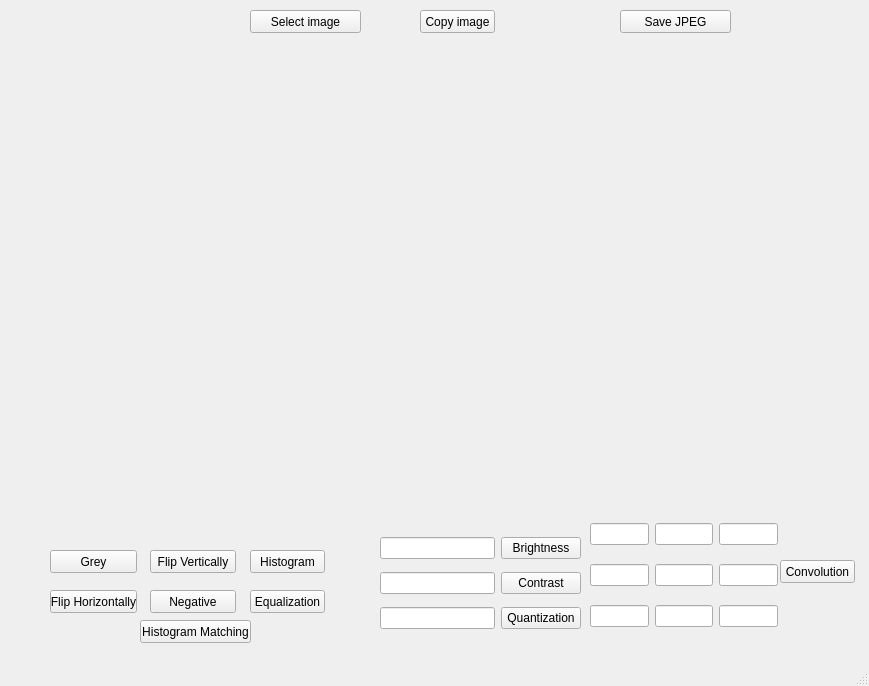
<?xml version="1.0" encoding="UTF-8"?>
<ui version="4.0">
 <class>MainWindow</class>
 <widget class="QMainWindow" name="MainWindow">
  <property name="geometry">
   <rect>
    <x>0</x>
    <y>0</y>
    <width>869</width>
    <height>686</height>
   </rect>
  </property>
  <property name="windowTitle">
   <string>Photochope</string>
  </property>
  <property name="windowIcon">
   <iconset theme="icon">
    <normaloff>.</normaloff>.</iconset>
  </property>
  <property name="toolTip">
   <string/>
  </property>
  <widget class="QWidget" name="centralwidget">
   <widget class="QLabel" name="label">
    <property name="geometry">
     <rect>
      <x>60</x>
      <y>50</y>
      <width>391</width>
      <height>10</height>
     </rect>
    </property>
    <property name="maximumSize">
     <size>
      <width>16777215</width>
      <height>16777215</height>
     </size>
    </property>
    <property name="text">
     <string/>
    </property>
    <property name="scaledContents">
     <bool>true</bool>
    </property>
   </widget>
   <widget class="QPushButton" name="pushButton">
    <property name="geometry">
     <rect>
      <x>250</x>
      <y>10</y>
      <width>111</width>
      <height>23</height>
     </rect>
    </property>
    <property name="text">
     <string>Select image</string>
    </property>
   </widget>
   <widget class="QLabel" name="label_2">
    <property name="geometry">
     <rect>
      <x>490</x>
      <y>50</y>
      <width>371</width>
      <height>10</height>
     </rect>
    </property>
    <property name="maximumSize">
     <size>
      <width>16777215</width>
      <height>16777215</height>
     </size>
    </property>
    <property name="text">
     <string/>
    </property>
    <property name="scaledContents">
     <bool>true</bool>
    </property>
   </widget>
   <widget class="QPushButton" name="pushButton_6">
    <property name="geometry">
     <rect>
      <x>620</x>
      <y>10</y>
      <width>111</width>
      <height>23</height>
     </rect>
    </property>
    <property name="text">
     <string>Save JPEG</string>
    </property>
   </widget>
   <widget class="QWidget" name="gridLayoutWidget_2">
    <property name="geometry">
     <rect>
      <x>380</x>
      <y>530</y>
      <width>201</width>
      <height>109</height>
     </rect>
    </property>
    <layout class="QGridLayout" name="gridLayout_2">
     <item row="2" column="1">
      <widget class="QPushButton" name="pushButton_5">
       <property name="text">
        <string>Quantization</string>
       </property>
      </widget>
     </item>
     <item row="1" column="0">
      <widget class="QLineEdit" name="lineEdit_2">
       <property name="toolTip">
        <string>a</string>
       </property>
      </widget>
     </item>
     <item row="1" column="1">
      <widget class="QPushButton" name="pushButton_8">
       <property name="text">
        <string>Contrast</string>
       </property>
      </widget>
     </item>
     <item row="0" column="1">
      <widget class="QPushButton" name="pushButton_7">
       <property name="text">
        <string>Brightness</string>
       </property>
      </widget>
     </item>
     <item row="2" column="0">
      <widget class="QLineEdit" name="lineEdit">
       <property name="toolTip">
        <string>a</string>
       </property>
      </widget>
     </item>
     <item row="0" column="0">
      <widget class="QLineEdit" name="lineEdit_3">
       <property name="toolTip">
        <string>a</string>
       </property>
      </widget>
     </item>
    </layout>
   </widget>
   <widget class="QPushButton" name="pushButton_2">
    <property name="geometry">
     <rect>
      <x>50</x>
      <y>550</y>
      <width>87</width>
      <height>23</height>
     </rect>
    </property>
    <property name="text">
     <string>Grey</string>
    </property>
   </widget>
   <widget class="QPushButton" name="pushButton_4">
    <property name="geometry">
     <rect>
      <x>150</x>
      <y>550</y>
      <width>86</width>
      <height>23</height>
     </rect>
    </property>
    <property name="text">
     <string>Flip Vertically</string>
    </property>
   </widget>
   <widget class="QPushButton" name="pushButton_3">
    <property name="geometry">
     <rect>
      <x>50</x>
      <y>590</y>
      <width>87</width>
      <height>23</height>
     </rect>
    </property>
    <property name="text">
     <string>Flip Horizontally</string>
    </property>
   </widget>
   <widget class="QPushButton" name="pushButton_9">
    <property name="geometry">
     <rect>
      <x>150</x>
      <y>590</y>
      <width>86</width>
      <height>23</height>
     </rect>
    </property>
    <property name="text">
     <string>Negative</string>
    </property>
   </widget>
   <widget class="QPushButton" name="pushButton_10">
    <property name="geometry">
     <rect>
      <x>420</x>
      <y>10</y>
      <width>75</width>
      <height>23</height>
     </rect>
    </property>
    <property name="text">
     <string>Copy image</string>
    </property>
   </widget>
   <widget class="QPushButton" name="pushButton_11">
    <property name="geometry">
     <rect>
      <x>250</x>
      <y>550</y>
      <width>75</width>
      <height>23</height>
     </rect>
    </property>
    <property name="text">
     <string>Histogram</string>
    </property>
   </widget>
   <widget class="QPushButton" name="pushButton_12">
    <property name="geometry">
     <rect>
      <x>250</x>
      <y>590</y>
      <width>75</width>
      <height>23</height>
     </rect>
    </property>
    <property name="text">
     <string>Equalization</string>
    </property>
   </widget>
   <widget class="QPushButton" name="pushButton_13">
    <property name="geometry">
     <rect>
      <x>140</x>
      <y>620</y>
      <width>111</width>
      <height>23</height>
     </rect>
    </property>
    <property name="text">
     <string>Histogram Matching</string>
    </property>
   </widget>
   <widget class="QWidget" name="gridLayoutWidget">
    <property name="geometry">
     <rect>
      <x>590</x>
      <y>510</y>
      <width>188</width>
      <height>131</height>
     </rect>
    </property>
    <layout class="QGridLayout" name="gridLayout">
     <item row="0" column="0">
      <widget class="QLineEdit" name="kernel1">
       <property name="toolTip">
        <string>a</string>
       </property>
      </widget>
     </item>
     <item row="0" column="1">
      <widget class="QLineEdit" name="kernel2">
       <property name="toolTip">
        <string>a</string>
       </property>
      </widget>
     </item>
     <item row="0" column="2">
      <widget class="QLineEdit" name="kernel3">
       <property name="toolTip">
        <string>a</string>
       </property>
      </widget>
     </item>
     <item row="1" column="0">
      <widget class="QLineEdit" name="kernel4">
       <property name="toolTip">
        <string>a</string>
       </property>
      </widget>
     </item>
     <item row="1" column="1">
      <widget class="QLineEdit" name="kernel5">
       <property name="toolTip">
        <string>a</string>
       </property>
      </widget>
     </item>
     <item row="1" column="2">
      <widget class="QLineEdit" name="kernel6">
       <property name="toolTip">
        <string>a</string>
       </property>
      </widget>
     </item>
     <item row="2" column="0">
      <widget class="QLineEdit" name="kernel7">
       <property name="toolTip">
        <string>a</string>
       </property>
      </widget>
     </item>
     <item row="2" column="1">
      <widget class="QLineEdit" name="kernel8">
       <property name="toolTip">
        <string>a</string>
       </property>
      </widget>
     </item>
     <item row="2" column="2">
      <widget class="QLineEdit" name="kernel9">
       <property name="toolTip">
        <string>a</string>
       </property>
      </widget>
     </item>
    </layout>
   </widget>
   <widget class="QPushButton" name="pushButton_14">
    <property name="geometry">
     <rect>
      <x>780</x>
      <y>560</y>
      <width>75</width>
      <height>23</height>
     </rect>
    </property>
    <property name="text">
     <string>Convolution</string>
    </property>
   </widget>
  </widget>
  <widget class="QMenuBar" name="menubar">
   <property name="geometry">
    <rect>
     <x>0</x>
     <y>0</y>
     <width>869</width>
     <height>21</height>
    </rect>
   </property>
  </widget>
  <widget class="QStatusBar" name="statusbar"/>
 </widget>
 <resources/>
 <connections/>
</ui>
